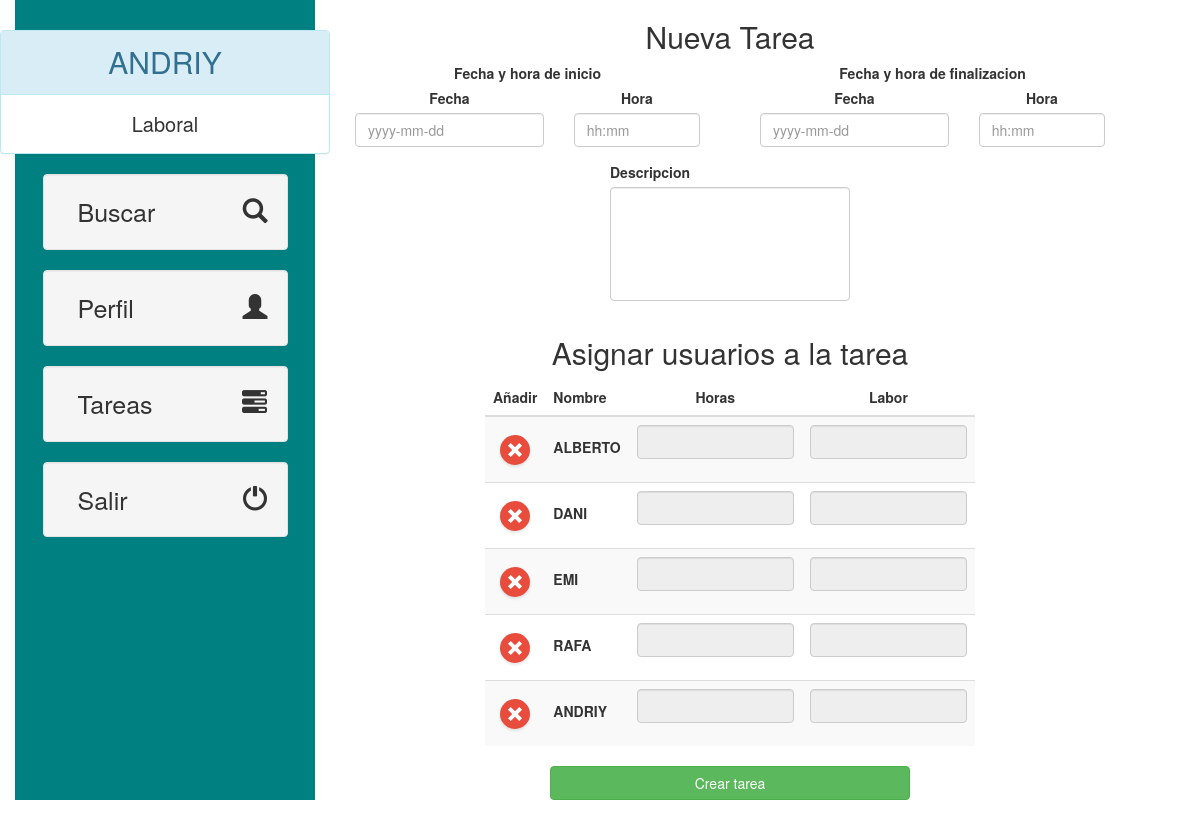
Page /vista/crear-tarea.php (signed in) on the committed database.
### tables this page shows
CREATE TABLE USUARIO(
	DNI VARCHAR(9),
	FECHA_ALTA DATETIME DEFAULT NOW(),
	NOMBRE VARCHAR(50) NOT NULL,
	PASSWORD VARCHAR(30) NOT NULL,
	DESCRIPCION VARCHAR(200),
	CARGO DECIMAL(1) NOT NULL,
	HORAS_ACUMULADAS VARCHAR(5),
	EMAIL VARCHAR(30) NOT NULL,
	CONSTRAINT PRIMARY KEY(DNI)
);

### util/MySQLConnection.php (called while the page is built, shortened)
<?php
class MySQLConnection {
	private $connection;
	private $servername = "localhost";
	private $username = "andriy";
	private $password = "andriy";
	private $dbname = "gestarea";
	public function __construct() {
		$this->connection = new mysqli($this->servername, $this->username, $this->password, $this->dbname);
	}
	public function getConnection() {
		return $this->connection;
	}
}
?>

### modelo/service/ServiceUsuario.php (called while the page is built, shortened)
<?php
$root = realpath($_SERVER["DOCUMENT_ROOT"]);
include_once $root."/Gestarea/util/ConnectionManager.php";
class ServiceUsuario {
	public function getUsuarios() {
		$manager = new ConnectionManager();
		$usuarioDAO = $manager->getUsuarioDAO();
		try {
			return $usuarioDAO->getUsuarios();
		} finally {
			$manager->close();
		}
	}
}
?>

### util/ConnectionManager.php (called while the page is built, shortened)
<?php
$root = realpath($_SERVER["DOCUMENT_ROOT"]);
include_once $root."/Gestarea/util/MySQLConnection.php";
include_once $root."/Gestarea/modelo/DAO/usuarioDAO.php";
class ConnectionManager {
	private $msql;
	public function __construct() {
		$this->msql = new MySQLConnection();
	}
	public function getUsuarioDAO() {
		$usuarioDAO = new UsuarioDAO($this->msql->getConnection());
		return $usuarioDAO;
	}
}
?>

### modelo/DAO/usuarioDAO.php (called while the page is built, shortened)
<?php
$root = realpath($_SERVER["DOCUMENT_ROOT"]);
include_once $root."/Gestarea/modelo/BEAN/usuario.php";
class UsuarioDAO {
	public $connection;
	public function __construct($connection) {
		$this->connection = $connection;
	}
	public function getUsuarios() {
		$list = array();
		$sql = "SELECT DNI, FECHA_ALTA, NOMBRE, PASSWORD, DESCRIPCION, CARGO, HORAS_ACUMULADAS, EMAIL FROM USUARIO";
		$result = $this->connection->query($sql);
		if ($result->num_rows > 0) {
			$i = 0;
			while($row = $result->fetch_assoc()) {
				$usuario = new Usuario($row["DNI"], $row["FECHA_ALTA"], $row["NOMBRE"], $row["PASSWORD"], $row["DESCRIPCION"], $row["CARGO"], $row["HORAS_ACUMULADAS"], $row["EMAIL"]);
				$list[$i] = $usuario;
				$i++;
			}
			return $list;
		} else {
			return null;
		}
	}
}
?>

### modelo/BEAN/usuario.php (called while the page is built, shortened)
<?php
class Usuario {
	public function __construct($dni, $fechaAlta, $nombre, $password, $descripcion, $cargo, $horasAcumuladas, $email) {
		$this->nombre = $nombre;
	}
}
?>

### vista/crear-tarea.php (the view, shortened to what this page needs)
<!DOCTYPE html>
<html>
<head>
	<?php
	$root = realpath ( $_SERVER ["DOCUMENT_ROOT"] );
	include $root . '/Gestarea/includes/default-imports.php';
	include $root . '/Gestarea/includes/sidebar-imports.php';
	include $root . "/Gestarea/modelo/service/ServiceUsuario.php";
	?>
	<link rel="stylesheet" href="/Gestarea/my_css/checkbox_styled.css" />
</head>
<body>
	<div class="container-fluid">
		<?php include $root . "/Gestarea/includes/elements/sidebar.php"; ?>
		<div class="container col-sm-8 contenidoOffset">
			<div class="row">
				<div class="text-center">
					<h2>Nueva Tarea</h2>
				</div>
			</div>
			<div class="row">
				<form action="/Gestarea/controlador/insertar-tarea.php" method="post" id="crearTareaForm" >
					<div class="row">
						<div class="col-sm-6">
							<div class="text-center">
								<label>Fecha y hora de inicio</label>
							</div>
							<div class="col-xs-7">
								<div class="text-center">
									<div class="form-group">
										<label for="fechaStart" class="control-label">Fecha</label>
										<input type="text" id="fechaStart" name="fechaStart" class="form-control" placeholder="yyyy-mm-dd" />
									</div>
								</div>
							</div>
							<div class="col-xs-5">
								<div class="text-center">
									<div class="form-group">
										<label for="horaStart" class="control-label">Hora</label>
										<input type="text" class="form-control" id="horaStart" name="horaStart" placeholder="hh:mm" />
									</div>
								</div>
							</div>
						</div>
						<div class="col-sm-6">
							<div class="text-center">
								<label>Fecha y hora de finalizacion</label>
							</div>
							<div class="col-xs-7">
								<div class="text-center">
									<div class="form-group">
										<label for="fechaFin" class="control-label">Fecha</label>
										<input type="text" id="fechaFin" name="fechaFin" class="form-control" placeholder="yyyy-mm-dd" />
									</div>
								</div>
							</div>
							<div class="col-xs-5">
								<div class="text-center">
									<div class="form-group">
										<label for="horaFin" class="control-label">Hora</label>
										<input type="text" class="form-control" id="horaFin" name="horaFin" placeholder="hh:mm" />
									</div>
								</div>
							</div>
						</div>
					</div>
					<div class="row">
						<div class="col-sm-4 col-sm-offset-4">
							<div class="form-group">
								<label for="descripcion" class="label-control">Descripcion</label>
								<textarea name="descripcion" id="descripcion" rows="5"
									class="form-control no-resize" maxlength="255"></textarea>
							</div>
						</div>
					</div>
					<div class="row text-center">
						<h2>Asignar usuarios a la tarea</h2>
					</div>
					<div class="col-md-8 col-md-offset-2 table-responsive">
						<table class="table table-striped">
							<thead>
								<tr>
									<th>Añadir</th>
									<th>Nombre</th>
									<th class="text-center">Horas</th>
									<th class="text-center">Labor</th>
								</tr>
							</thead>
							<tbody>
								<?php
								$sUsuario = new ServiceUsuario();
								$list = $sUsuario->getUsuarios();
								foreach ($list as $usuario) {
									?>
									<tr>
										<td class="vert-align text-center">
											<span></span>
										</td>
										<td class="vert-align">
											<label><?php echo $usuario->nombre; ?></label>
										</td>
										<td>
											<div class="form-group vert-align">
												<input type=text class="form-control" name="usuarioHoras[]" maxLength="4" disabled/>
											</div>
										</td>
										<td>
											<div class="form-group vert-align">
												<input type="text" class="form-control" name="usuarioLabor[]" maxLength="15" disabled/>
											</div>
										</td>
									</tr>
									<?php
								}
								?>
							</tbody>
						</table>
					</div>
					<div class="col-sm-6 col-sm-offset-3">
						<button type="submit" class="btn btn-success btn-block">Crear tarea</button>
					</div>
				</form>
			</div>
		</div>
	</div>
</body>
</html>

### my_css/default.css (style rules this page uses)
.container { padding-bottom: 5rem; }
.contenidoOffset { margin-left: 325px; }
.no-resize { resize: none; }
.table tbody>tr>td.vert-align { vertical-align: middle; }

### my_css/checkbox_styled.css (style rules this page uses)
input[type=checkbox] + span { background: #e74c3c; border-radius: 50%; box-shadow: 0 2px 3px 0 rgba(0,0,0,.1); display: inline-block; height: 30px; margin:4px 0 0; position:relative; width: 30px; transition: all .2s ease; }
input[type=checkbox] + span::before, input[type=checkbox] + span::after { background:#fff; content:''; display:block; position:absolute; width:4px; transition: all .2s ease; }
input[type=checkbox] + span::before { height:16px; left:13px; top:7px; -webkit-transform:rotate(-45deg); transform:rotate(-45deg); }
input[type=checkbox] + span::after { height:16px; right:13px; top:7px; -webkit-transform:rotate(45deg); transform:rotate(45deg); }

### rows in the picture
usuario: NOMBRE "ALBERTO"
usuario: NOMBRE "DANI"
usuario: NOMBRE "EMI"
usuario: NOMBRE "RAFA"
usuario: NOMBRE "ANDRIY"

### other values in the picture
$usuario->nombre "ANDRIY"
$usuario->getCargo() "Laboral"
